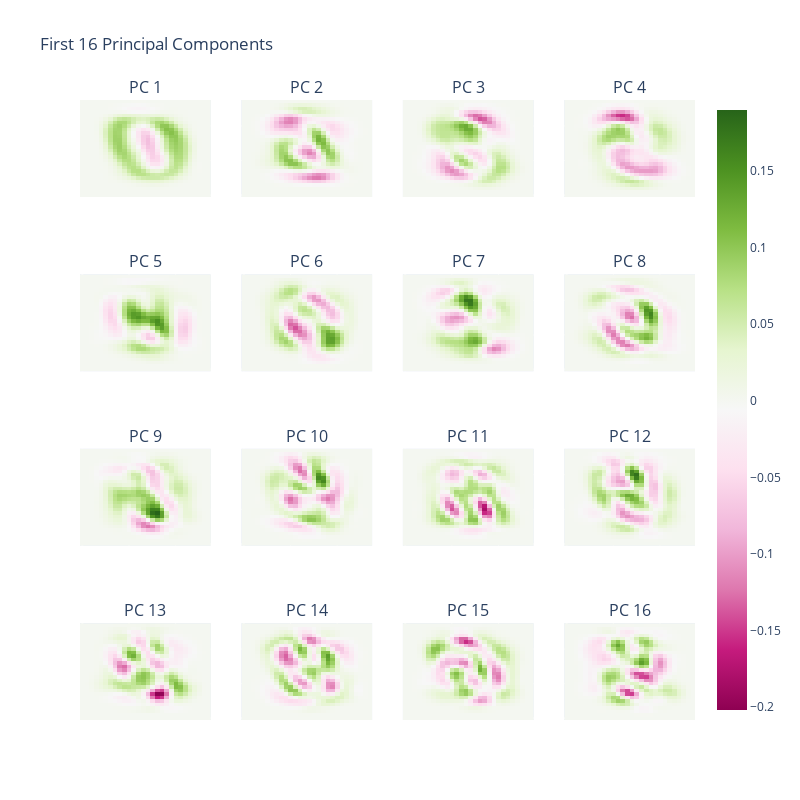

The code cell stored with this chart in its notebook:
### Code cell
# Run PCA on training data
pca = PCA()
pca.fit(X_train)

pcs = pca.components_[:16]

fig = sp.make_subplots(rows=4, cols=4, subplot_titles=[f'PC {i+1}' for i in range(16)], shared_xaxes=True, shared_yaxes=True)

for i in range(16):
    fig.add_trace(
        px.imshow(pcs[i].reshape(28, 28), color_continuous_scale='gray').data[0],
        row=i//4 + 1, col=i%4 + 1
    )

fig.update_layout(height=800, width=800, title_text="First 16 Principal Components", showlegend=False)
fig.update_xaxes(showticklabels=False)
fig.update_yaxes(showticklabels=False)

pio.write_image(fig, "pca_components.pdf")

fig.show()

### Figure 1 — Plotly figure (JSON) as saved in the notebook; plotly's stock layout.template omitted (floating-point values rounded to 4 significant figures; data arrays with more than 128 entries replaced by an {"elided": "..."} marker saying what was removed)
{"data": [{"coloraxis": "coloraxis", "hovertemplate": "x: %{x}<br>y: %{y}<br>color: %{z}<extra></extra>", "name": "0", "type": "heatmap", "xaxis": "x", "yaxis": "y", "z": {"elided": "28x28 float values"}}, {"coloraxis": "coloraxis", "hovertemplate": "x: %{x}<br>y: %{y}<br>color: %{z}<extra></extra>", "name": "0", "type": "heatmap", "xaxis": "x2", "yaxis": "y2", "z": {"elided": "28x28 float values"}}, {"coloraxis": "coloraxis", "hovertemplate": "x: %{x}<br>y: %{y}<br>color: %{z}<extra></extra>", "name": "0", "type": "heatmap", "xaxis": "x3", "yaxis": "y3", "z": {"elided": "28x28 float values"}}, {"coloraxis": "coloraxis", "hovertemplate": "x: %{x}<br>y: %{y}<br>color: %{z}<extra></extra>", "name": "0", "type": "heatmap", "xaxis": "x4", "yaxis": "y4", "z": {"elided": "28x28 float values"}}, {"coloraxis": "coloraxis", "hovertemplate": "x: %{x}<br>y: %{y}<br>color: %{z}<extra></extra>", "name": "0", "type": "heatmap", "xaxis": "x5", "yaxis": "y5", "z": {"elided": "28x28 float values"}}, {"coloraxis": "coloraxis", "hovertemplate": "x: %{x}<br>y: %{y}<br>color: %{z}<extra></extra>", "name": "0", "type": "heatmap", "xaxis": "x6", "yaxis": "y6", "z": {"elided": "28x28 float values"}}, {"coloraxis": "coloraxis", "hovertemplate": "x: %{x}<br>y: %{y}<br>color: %{z}<extra></extra>", "name": "0", "type": "heatmap", "xaxis": "x7", "yaxis": "y7", "z": {"elided": "28x28 float values"}}, {"coloraxis": "coloraxis", "hovertemplate": "x: %{x}<br>y: %{y}<br>color: %{z}<extra></extra>", "name": "0", "type": "heatmap", "xaxis": "x8", "yaxis": "y8", "z": {"elided": "28x28 float values"}}, {"coloraxis": "coloraxis", "hovertemplate": "x: %{x}<br>y: %{y}<br>color: %{z}<extra></extra>", "name": "0", "type": "heatmap", "xaxis": "x9", "yaxis": "y9", "z": {"elided": "28x28 float values"}}, {"coloraxis": "coloraxis", "hovertemplate": "x: %{x}<br>y: %{y}<br>color: %{z}<extra></extra>", "name": "0", "type": "heatmap", "xaxis": "x10", "yaxis": "y10", "z": {"elided": "28x28 float values"}}, {"coloraxis": "coloraxis", "hovertemplate": "x: %{x}<br>y: %{y}<br>color: %{z}<extra></extra>", "name": "0", "type": "heatmap", "xaxis": "x11", "yaxis": "y11", "z": {"elided": "28x28 float values"}}, {"coloraxis": "coloraxis", "hovertemplate": "x: %{x}<br>y: %{y}<br>color: %{z}<extra></extra>", "name": "0", "type": "heatmap", "xaxis": "x12", "yaxis": "y12", "z": {"elided": "28x28 float values"}}, {"coloraxis": "coloraxis", "hovertemplate": "x: %{x}<br>y: %{y}<br>color: %{z}<extra></extra>", "name": "0", "type": "heatmap", "xaxis": "x13", "yaxis": "y13", "z": {"elided": "28x28 float values"}}, {"coloraxis": "coloraxis", "hovertemplate": "x: %{x}<br>y: %{y}<br>color: %{z}<extra></extra>", "name": "0", "type": "heatmap", "xaxis": "x14", "yaxis": "y14", "z": {"elided": "28x28 float values"}}, {"coloraxis": "coloraxis", "hovertemplate": "x: %{x}<br>y: %{y}<br>color: %{z}<extra></extra>", "name": "0", "type": "heatmap", "xaxis": "x15", "yaxis": "y15", "z": {"elided": "28x28 float values"}}, {"coloraxis": "coloraxis", "hovertemplate": "x: %{x}<br>y: %{y}<br>color: %{z}<extra></extra>", "name": "0", "type": "heatmap", "xaxis": "x16", "yaxis": "y16", "z": {"elided": "28x28 float values"}}], "layout": {"annotations": [{"font": {"size": 16}, "showarrow": false, "text": "PC 1", "x": 0.1062, "xanchor": "center", "xref": "paper", "y": 1, "yanchor": "bottom", "yref": "paper"}, {"font": {"size": 16}, "showarrow": false, "text": "PC 2", "x": 0.3688, "xanchor": "center", "xref": "paper", "y": 1, "yanchor": "bottom", "yref": "paper"}, {"font": {"size": 16}, "showarrow": false, "text": "PC 3", "x": 0.6313, "xanchor": "center", "xref": "paper", "y": 1, "yanchor": "bottom", "yref": "paper"}, {"font": {"size": 16}, "showarrow": false, "text": "PC 4", "x": 0.8938, "xanchor": "center", "xref": "paper", "y": 1, "yanchor": "bottom", "yref": "paper"}, {"font": {"size": 16}, "showarrow": false, "text": "PC 5", "x": 0.1062, "xanchor": "center", "xref": "paper", "y": 0.7188, "yanchor": "bottom", "yref": "paper"}, {"font": {"size": 16}, "showarrow": false, "text": "PC 6", "x": 0.3688, "xanchor": "center", "xref": "paper", "y": 0.7188, "yanchor": "bottom", "yref": "paper"}, {"font": {"size": 16}, "showarrow": false, "text": "PC 7", "x": 0.6313, "xanchor": "center", "xref": "paper", "y": 0.7188, "yanchor": "bottom", "yref": "paper"}, {"font": {"size": 16}, "showarrow": false, "text": "PC 8", "x": 0.8938, "xanchor": "center", "xref": "paper", "y": 0.7188, "yanchor": "bottom", "yref": "paper"}, {"font": {"size": 16}, "showarrow": false, "text": "PC 9", "x": 0.1062, "xanchor": "center", "xref": "paper", "y": 0.4375, "yanchor": "bottom", "yref": "paper"}, {"font": {"size": 16}, "showarrow": false, "text": "PC 10", "x": 0.3688, "xanchor": "center", "xref": "paper", "y": 0.4375, "yanchor": "bottom", "yref": "paper"}, {"font": {"size": 16}, "showarrow": false, "text": "PC 11", "x": 0.6313, "xanchor": "center", "xref": "paper", "y": 0.4375, "yanchor": "bottom", "yref": "paper"}, {"font": {"size": 16}, "showarrow": false, "text": "PC 12", "x": 0.8938, "xanchor": "center", "xref": "paper", "y": 0.4375, "yanchor": "bottom", "yref": "paper"}, {"font": {"size": 16}, "showarrow": false, "text": "PC 13", "x": 0.1062, "xanchor": "center", "xref": "paper", "y": 0.1562, "yanchor": "bottom", "yref": "paper"}, {"font": {"size": 16}, "showarrow": false, "text": "PC 14", "x": 0.3688, "xanchor": "center", "xref": "paper", "y": 0.1562, "yanchor": "bottom", "yref": "paper"}, {"font": {"size": 16}, "showarrow": false, "text": "PC 15", "x": 0.6313, "xanchor": "center", "xref": "paper", "y": 0.1562, "yanchor": "bottom", "yref": "paper"}, {"font": {"size": 16}, "showarrow": false, "text": "PC 16", "x": 0.8938, "xanchor": "center", "xref": "paper", "y": 0.1562, "yanchor": "bottom", "yref": "paper"}], "height": 800, "showlegend": false, "title": {"text": "First 16 Principal Components"}, "width": 800, "xaxis": {"anchor": "y", "domain": [0, 0.2125], "matches": "x13", "showticklabels": false}, "xaxis10": {"anchor": "y10", "domain": [0.2625, 0.475], "matches": "x14", "showticklabels": false}, "xaxis11": {"anchor": "y11", "domain": [0.525, 0.7375], "matches": "x15", "showticklabels": false}, "xaxis12": {"anchor": "y12", "domain": [0.7875, 1], "matches": "x16", "showticklabels": false}, "xaxis13": {"anchor": "y13", "domain": [0, 0.2125], "showticklabels": false}, "xaxis14": {"anchor": "y14", "domain": [0.2625, 0.475], "showticklabels": false}, "xaxis15": {"anchor": "y15", "domain": [0.525, 0.7375], "showticklabels": false}, "xaxis16": {"anchor": "y16", "domain": [0.7875, 1], "showticklabels": false}, "xaxis2": {"anchor": "y2", "domain": [0.2625, 0.475], "matches": "x14", "showticklabels": false}, "xaxis3": {"anchor": "y3", "domain": [0.525, 0.7375], "matches": "x15", "showticklabels": false}, "xaxis4": {"anchor": "y4", "domain": [0.7875, 1], "matches": "x16", "showticklabels": false}, "xaxis5": {"anchor": "y5", "domain": [0, 0.2125], "matches": "x13", "showticklabels": false}, "xaxis6": {"anchor": "y6", "domain": [0.2625, 0.475], "matches": "x14", "showticklabels": false}, "xaxis7": {"anchor": "y7", "domain": [0.525, 0.7375], "matches": "x15", "showticklabels": false}, "xaxis8": {"anchor": "y8", "domain": [0.7875, 1], "matches": "x16", "showticklabels": false}, "xaxis9": {"anchor": "y9", "domain": [0, 0.2125], "matches": "x13", "showticklabels": false}, "yaxis": {"anchor": "x", "domain": [0.8438, 1], "showticklabels": false}, "yaxis10": {"anchor": "x10", "domain": [0.2812, 0.4375], "matches": "y9", "showticklabels": false}, "yaxis11": {"anchor": "x11", "domain": [0.2812, 0.4375], "matches": "y9", "showticklabels": false}, "yaxis12": {"anchor": "x12", "domain": [0.2812, 0.4375], "matches": "y9", "showticklabels": false}, "yaxis13": {"anchor": "x13", "domain": [0, 0.1562], "showticklabels": false}, "yaxis14": {"anchor": "x14", "domain": [0, 0.1562], "matches": "y13", "showticklabels": false}, "yaxis15": {"anchor": "x15", "domain": [0, 0.1562], "matches": "y13", "showticklabels": false}, "yaxis16": {"anchor": "x16", "domain": [0, 0.1562], "matches": "y13", "showticklabels": false}, "yaxis2": {"anchor": "x2", "domain": [0.8438, 1], "matches": "y", "showticklabels": false}, "yaxis3": {"anchor": "x3", "domain": [0.8438, 1], "matches": "y", "showticklabels": false}, "yaxis4": {"anchor": "x4", "domain": [0.8438, 1], "matches": "y", "showticklabels": false}, "yaxis5": {"anchor": "x5", "domain": [0.5625, 0.7188], "showticklabels": false}, "yaxis6": {"anchor": "x6", "domain": [0.5625, 0.7188], "matches": "y5", "showticklabels": false}, "yaxis7": {"anchor": "x7", "domain": [0.5625, 0.7188], "matches": "y5", "showticklabels": false}, "yaxis8": {"anchor": "x8", "domain": [0.5625, 0.7188], "matches": "y5", "showticklabels": false}, "yaxis9": {"anchor": "x9", "domain": [0.2812, 0.4375], "showticklabels": false}}}
